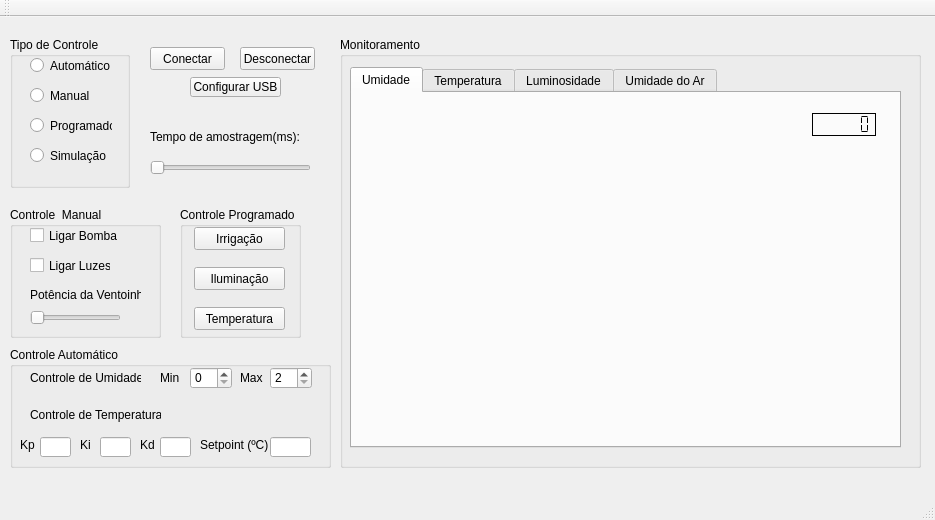
<?xml version="1.0" encoding="UTF-8"?>
<ui version="4.0">
 <class>MainWindow</class>
 <widget class="QMainWindow" name="MainWindow">
  <property name="geometry">
   <rect>
    <x>0</x>
    <y>0</y>
    <width>935</width>
    <height>520</height>
   </rect>
  </property>
  <property name="windowTitle">
   <string>Supervisório</string>
  </property>
  <widget class="QWidget" name="centralWidget">
   <widget class="QGroupBox" name="groupBox">
    <property name="geometry">
     <rect>
      <x>10</x>
      <y>190</y>
      <width>151</width>
      <height>131</height>
     </rect>
    </property>
    <property name="title">
     <string>Controle  Manual</string>
    </property>
    <widget class="QCheckBox" name="checkBox_bomba">
     <property name="geometry">
      <rect>
       <x>20</x>
       <y>20</y>
       <width>111</width>
       <height>17</height>
      </rect>
     </property>
     <property name="text">
      <string>Ligar Bomba</string>
     </property>
    </widget>
    <widget class="QCheckBox" name="checkBox_luzes">
     <property name="geometry">
      <rect>
       <x>20</x>
       <y>50</y>
       <width>81</width>
       <height>17</height>
      </rect>
     </property>
     <property name="text">
      <string>Ligar Luzes</string>
     </property>
    </widget>
    <widget class="QSlider" name="coolerPowerSlider">
     <property name="geometry">
      <rect>
       <x>20</x>
       <y>100</y>
       <width>91</width>
       <height>22</height>
      </rect>
     </property>
     <property name="minimum">
      <number>64</number>
     </property>
     <property name="maximum">
      <number>255</number>
     </property>
     <property name="orientation">
      <enum>Qt::Horizontal</enum>
     </property>
    </widget>
    <widget class="QLabel" name="label_6">
     <property name="geometry">
      <rect>
       <x>20</x>
       <y>80</y>
       <width>111</width>
       <height>16</height>
      </rect>
     </property>
     <property name="text">
      <string>Potência da Ventoinha</string>
     </property>
    </widget>
   </widget>
   <widget class="QGroupBox" name="groupBox_2">
    <property name="geometry">
     <rect>
      <x>10</x>
      <y>20</y>
      <width>120</width>
      <height>151</height>
     </rect>
    </property>
    <property name="title">
     <string>Tipo de Controle</string>
    </property>
    <widget class="QRadioButton" name="radioMANUAL">
     <property name="geometry">
      <rect>
       <x>20</x>
       <y>50</y>
       <width>149</width>
       <height>17</height>
      </rect>
     </property>
     <property name="text">
      <string>Manual</string>
     </property>
    </widget>
    <widget class="QRadioButton" name="radioAUTOMATICO">
     <property name="geometry">
      <rect>
       <x>20</x>
       <y>20</y>
       <width>149</width>
       <height>17</height>
      </rect>
     </property>
     <property name="text">
      <string>Automático</string>
     </property>
    </widget>
    <widget class="QRadioButton" name="radioPROGRAMADO">
     <property name="geometry">
      <rect>
       <x>20</x>
       <y>80</y>
       <width>82</width>
       <height>17</height>
      </rect>
     </property>
     <property name="text">
      <string>Programado</string>
     </property>
    </widget>
    <widget class="QRadioButton" name="radioSIMULADO">
     <property name="geometry">
      <rect>
       <x>20</x>
       <y>110</y>
       <width>82</width>
       <height>17</height>
      </rect>
     </property>
     <property name="text">
      <string>Simulação</string>
     </property>
    </widget>
   </widget>
   <widget class="QGroupBox" name="groupBox_3">
    <property name="geometry">
     <rect>
      <x>10</x>
      <y>330</y>
      <width>321</width>
      <height>121</height>
     </rect>
    </property>
    <property name="title">
     <string>Controle Automático</string>
    </property>
    <widget class="QLabel" name="label_controleumidade">
     <property name="geometry">
      <rect>
       <x>20</x>
       <y>20</y>
       <width>111</width>
       <height>22</height>
      </rect>
     </property>
     <property name="text">
      <string>Controle de Umidade:</string>
     </property>
    </widget>
    <widget class="QSpinBox" name="spinBox_controleumidade_min">
     <property name="geometry">
      <rect>
       <x>180</x>
       <y>20</y>
       <width>42</width>
       <height>22</height>
      </rect>
     </property>
     <property name="minimum">
      <number>0</number>
     </property>
     <property name="maximum">
      <number>99</number>
     </property>
    </widget>
    <widget class="QSpinBox" name="spinBox_controleumidade_max">
     <property name="geometry">
      <rect>
       <x>260</x>
       <y>20</y>
       <width>42</width>
       <height>22</height>
      </rect>
     </property>
     <property name="minimum">
      <number>2</number>
     </property>
     <property name="maximum">
      <number>100</number>
     </property>
    </widget>
    <widget class="QLabel" name="label_controleumidade_min">
     <property name="geometry">
      <rect>
       <x>150</x>
       <y>20</y>
       <width>47</width>
       <height>22</height>
      </rect>
     </property>
     <property name="text">
      <string>Min</string>
     </property>
    </widget>
    <widget class="QLabel" name="label_controleumidade_max">
     <property name="geometry">
      <rect>
       <x>230</x>
       <y>20</y>
       <width>47</width>
       <height>22</height>
      </rect>
     </property>
     <property name="text">
      <string>Max</string>
     </property>
    </widget>
    <widget class="QLabel" name="label">
     <property name="geometry">
      <rect>
       <x>20</x>
       <y>60</y>
       <width>131</width>
       <height>16</height>
      </rect>
     </property>
     <property name="text">
      <string>Controle de Temperatura</string>
     </property>
    </widget>
    <widget class="QLabel" name="label_2">
     <property name="geometry">
      <rect>
       <x>10</x>
       <y>90</y>
       <width>16</width>
       <height>16</height>
      </rect>
     </property>
     <property name="text">
      <string>Kp</string>
     </property>
    </widget>
    <widget class="QLabel" name="label_3">
     <property name="geometry">
      <rect>
       <x>70</x>
       <y>90</y>
       <width>16</width>
       <height>16</height>
      </rect>
     </property>
     <property name="text">
      <string>Ki</string>
     </property>
    </widget>
    <widget class="QLabel" name="label_4">
     <property name="geometry">
      <rect>
       <x>130</x>
       <y>90</y>
       <width>16</width>
       <height>16</height>
      </rect>
     </property>
     <property name="text">
      <string>Kd</string>
     </property>
    </widget>
    <widget class="QLineEdit" name="kpTextField">
     <property name="geometry">
      <rect>
       <x>30</x>
       <y>90</y>
       <width>31</width>
       <height>20</height>
      </rect>
     </property>
    </widget>
    <widget class="QLineEdit" name="kiTextField">
     <property name="geometry">
      <rect>
       <x>90</x>
       <y>90</y>
       <width>31</width>
       <height>20</height>
      </rect>
     </property>
    </widget>
    <widget class="QLineEdit" name="kdTextField">
     <property name="geometry">
      <rect>
       <x>150</x>
       <y>90</y>
       <width>31</width>
       <height>20</height>
      </rect>
     </property>
    </widget>
    <widget class="QLabel" name="label_5">
     <property name="geometry">
      <rect>
       <x>190</x>
       <y>90</y>
       <width>71</width>
       <height>16</height>
      </rect>
     </property>
     <property name="text">
      <string>Setpoint (ºC)</string>
     </property>
    </widget>
    <widget class="QLineEdit" name="setpointTextField">
     <property name="geometry">
      <rect>
       <x>260</x>
       <y>90</y>
       <width>41</width>
       <height>20</height>
      </rect>
     </property>
    </widget>
   </widget>
   <widget class="QGroupBox" name="groupBox_4">
    <property name="geometry">
     <rect>
      <x>340</x>
      <y>20</y>
      <width>581</width>
      <height>431</height>
     </rect>
    </property>
    <property name="title">
     <string>Monitoramento</string>
    </property>
    <widget class="QTabWidget" name="tabWidget">
     <property name="geometry">
      <rect>
       <x>10</x>
       <y>30</y>
       <width>551</width>
       <height>381</height>
      </rect>
     </property>
     <property name="currentIndex">
      <number>0</number>
     </property>
     <widget class="QWidget" name="tab">
      <attribute name="title">
       <string>Umidade</string>
      </attribute>
      <widget class="QCustomPlot" name="graphUMIDADE" native="true">
       <property name="geometry">
        <rect>
         <x>10</x>
         <y>10</y>
         <width>530</width>
         <height>311</height>
        </rect>
       </property>
       <widget class="QLCDNumber" name="lcdUMIDADE">
        <property name="geometry">
         <rect>
          <x>450</x>
          <y>10</y>
          <width>64</width>
          <height>23</height>
         </rect>
        </property>
        <property name="frameShadow">
         <enum>QFrame::Plain</enum>
        </property>
        <property name="lineWidth">
         <number>1</number>
        </property>
        <property name="midLineWidth">
         <number>0</number>
        </property>
        <property name="smallDecimalPoint">
         <bool>true</bool>
        </property>
        <property name="segmentStyle">
         <enum>QLCDNumber::Flat</enum>
        </property>
       </widget>
      </widget>
     </widget>
     <widget class="QWidget" name="tab_2">
      <attribute name="title">
       <string>Temperatura</string>
      </attribute>
      <widget class="QCustomPlot" name="graphTEMP" native="true">
       <property name="geometry">
        <rect>
         <x>10</x>
         <y>10</y>
         <width>530</width>
         <height>311</height>
        </rect>
       </property>
       <widget class="QLCDNumber" name="lcdTEMP">
        <property name="geometry">
         <rect>
          <x>450</x>
          <y>10</y>
          <width>64</width>
          <height>23</height>
         </rect>
        </property>
        <property name="frameShadow">
         <enum>QFrame::Plain</enum>
        </property>
        <property name="smallDecimalPoint">
         <bool>true</bool>
        </property>
        <property name="segmentStyle">
         <enum>QLCDNumber::Flat</enum>
        </property>
       </widget>
      </widget>
     </widget>
     <widget class="QWidget" name="tab_3">
      <attribute name="title">
       <string>Luminosidade</string>
      </attribute>
      <widget class="QCustomPlot" name="graphLUMINOSIDADE" native="true">
       <property name="geometry">
        <rect>
         <x>10</x>
         <y>10</y>
         <width>530</width>
         <height>311</height>
        </rect>
       </property>
       <widget class="QLCDNumber" name="lcdLUMINOSIDADE">
        <property name="geometry">
         <rect>
          <x>450</x>
          <y>10</y>
          <width>64</width>
          <height>23</height>
         </rect>
        </property>
        <property name="frameShadow">
         <enum>QFrame::Plain</enum>
        </property>
        <property name="smallDecimalPoint">
         <bool>true</bool>
        </property>
        <property name="segmentStyle">
         <enum>QLCDNumber::Flat</enum>
        </property>
       </widget>
      </widget>
     </widget>
     <widget class="QWidget" name="tab_4">
      <attribute name="title">
       <string>Umidade do Ar</string>
      </attribute>
      <widget class="QCustomPlot" name="graphUMIDADE_AR" native="true">
       <property name="geometry">
        <rect>
         <x>10</x>
         <y>10</y>
         <width>530</width>
         <height>331</height>
        </rect>
       </property>
       <widget class="QLCDNumber" name="lcdUMIDADE_AR">
        <property name="geometry">
         <rect>
          <x>450</x>
          <y>10</y>
          <width>64</width>
          <height>23</height>
         </rect>
        </property>
        <property name="frameShadow">
         <enum>QFrame::Plain</enum>
        </property>
        <property name="smallDecimalPoint">
         <bool>true</bool>
        </property>
        <property name="segmentStyle">
         <enum>QLCDNumber::Flat</enum>
        </property>
       </widget>
      </widget>
     </widget>
    </widget>
   </widget>
   <widget class="QPushButton" name="ConnectButton">
    <property name="geometry">
     <rect>
      <x>150</x>
      <y>30</y>
      <width>75</width>
      <height>23</height>
     </rect>
    </property>
    <property name="text">
     <string>Conectar</string>
    </property>
   </widget>
   <widget class="QPushButton" name="DisconnectButton">
    <property name="geometry">
     <rect>
      <x>240</x>
      <y>30</y>
      <width>75</width>
      <height>23</height>
     </rect>
    </property>
    <property name="text">
     <string>Desconectar</string>
    </property>
   </widget>
   <widget class="QToolButton" name="settingsButton">
    <property name="geometry">
     <rect>
      <x>190</x>
      <y>60</y>
      <width>91</width>
      <height>20</height>
     </rect>
    </property>
    <property name="text">
     <string>Configurar USB</string>
    </property>
   </widget>
   <widget class="QSlider" name="sampleTimeSlider">
    <property name="geometry">
     <rect>
      <x>150</x>
      <y>140</y>
      <width>161</width>
      <height>22</height>
     </rect>
    </property>
    <property name="minimum">
     <number>200</number>
    </property>
    <property name="maximum">
     <number>20000</number>
    </property>
    <property name="orientation">
     <enum>Qt::Horizontal</enum>
    </property>
   </widget>
   <widget class="QLabel" name="sampleTimerLabel">
    <property name="geometry">
     <rect>
      <x>150</x>
      <y>110</y>
      <width>171</width>
      <height>20</height>
     </rect>
    </property>
    <property name="text">
     <string>Tempo de amostragem(ms):</string>
    </property>
   </widget>
   <widget class="QGroupBox" name="groupBox_5">
    <property name="geometry">
     <rect>
      <x>180</x>
      <y>190</y>
      <width>121</width>
      <height>131</height>
     </rect>
    </property>
    <property name="title">
     <string>Controle Programado</string>
    </property>
    <widget class="QPushButton" name="progPumpOptions">
     <property name="geometry">
      <rect>
       <x>14</x>
       <y>20</y>
       <width>91</width>
       <height>23</height>
      </rect>
     </property>
     <property name="text">
      <string>Irrigação</string>
     </property>
    </widget>
    <widget class="QPushButton" name="progLightsOptions">
     <property name="geometry">
      <rect>
       <x>14</x>
       <y>60</y>
       <width>91</width>
       <height>23</height>
      </rect>
     </property>
     <property name="text">
      <string>Iluminação</string>
     </property>
    </widget>
    <widget class="QPushButton" name="progCoolerOptions">
     <property name="geometry">
      <rect>
       <x>14</x>
       <y>100</y>
       <width>91</width>
       <height>23</height>
      </rect>
     </property>
     <property name="text">
      <string>Temperatura</string>
     </property>
    </widget>
   </widget>
  </widget>
  <widget class="QMenuBar" name="menuBar">
   <property name="geometry">
    <rect>
     <x>0</x>
     <y>0</y>
     <width>935</width>
     <height>21</height>
    </rect>
   </property>
  </widget>
  <widget class="QToolBar" name="mainToolBar">
   <attribute name="toolBarArea">
    <enum>TopToolBarArea</enum>
   </attribute>
   <attribute name="toolBarBreak">
    <bool>false</bool>
   </attribute>
  </widget>
  <widget class="QStatusBar" name="statusBar"/>
 </widget>
 <layoutdefault spacing="6" margin="11"/>
 <customwidgets>
  <customwidget>
   <class>QCustomPlot</class>
   <extends>QWidget</extends>
   <header>qcustomplot.h</header>
   <container>1</container>
  </customwidget>
 </customwidgets>
 <resources/>
 <connections/>
</ui>
